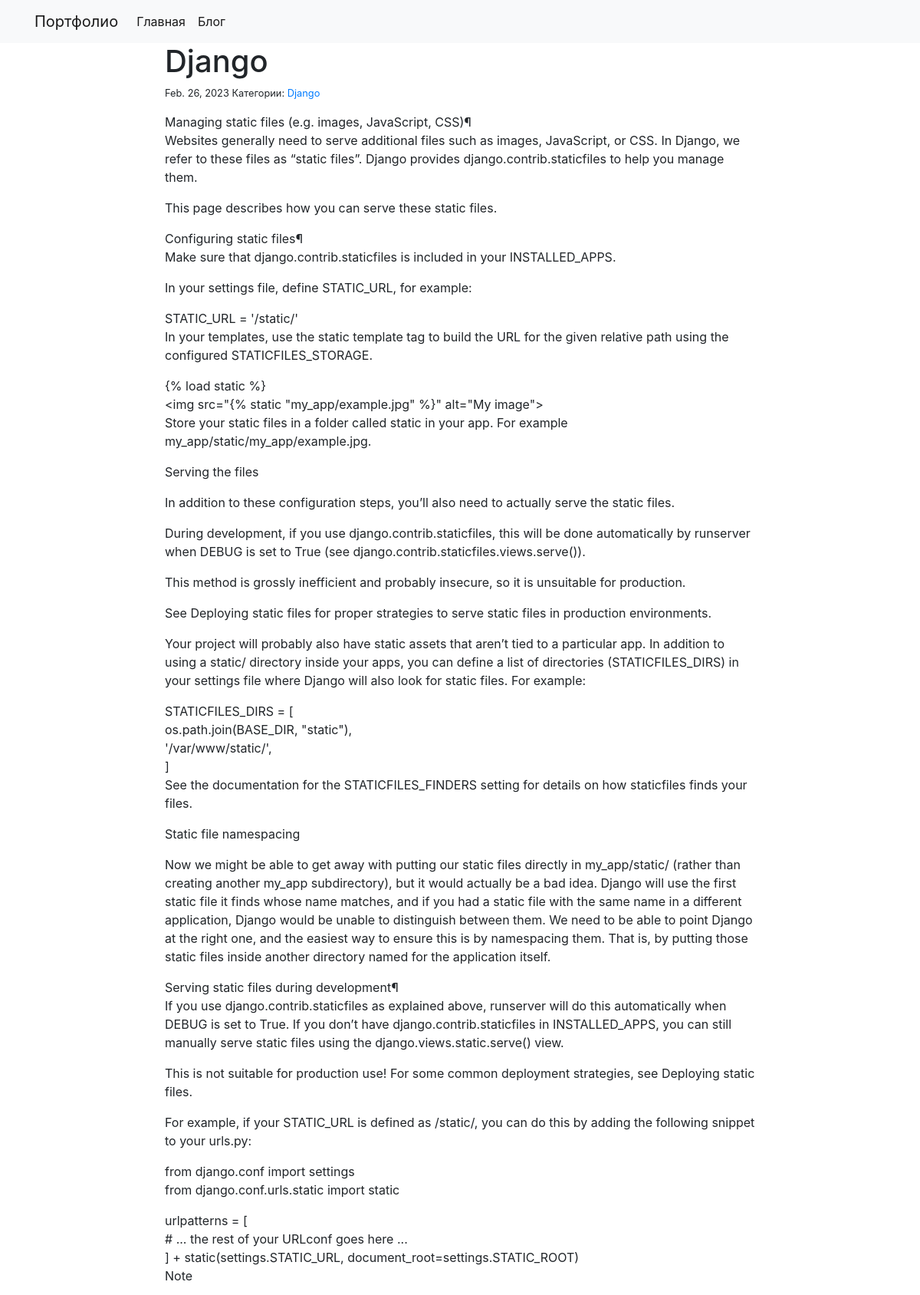
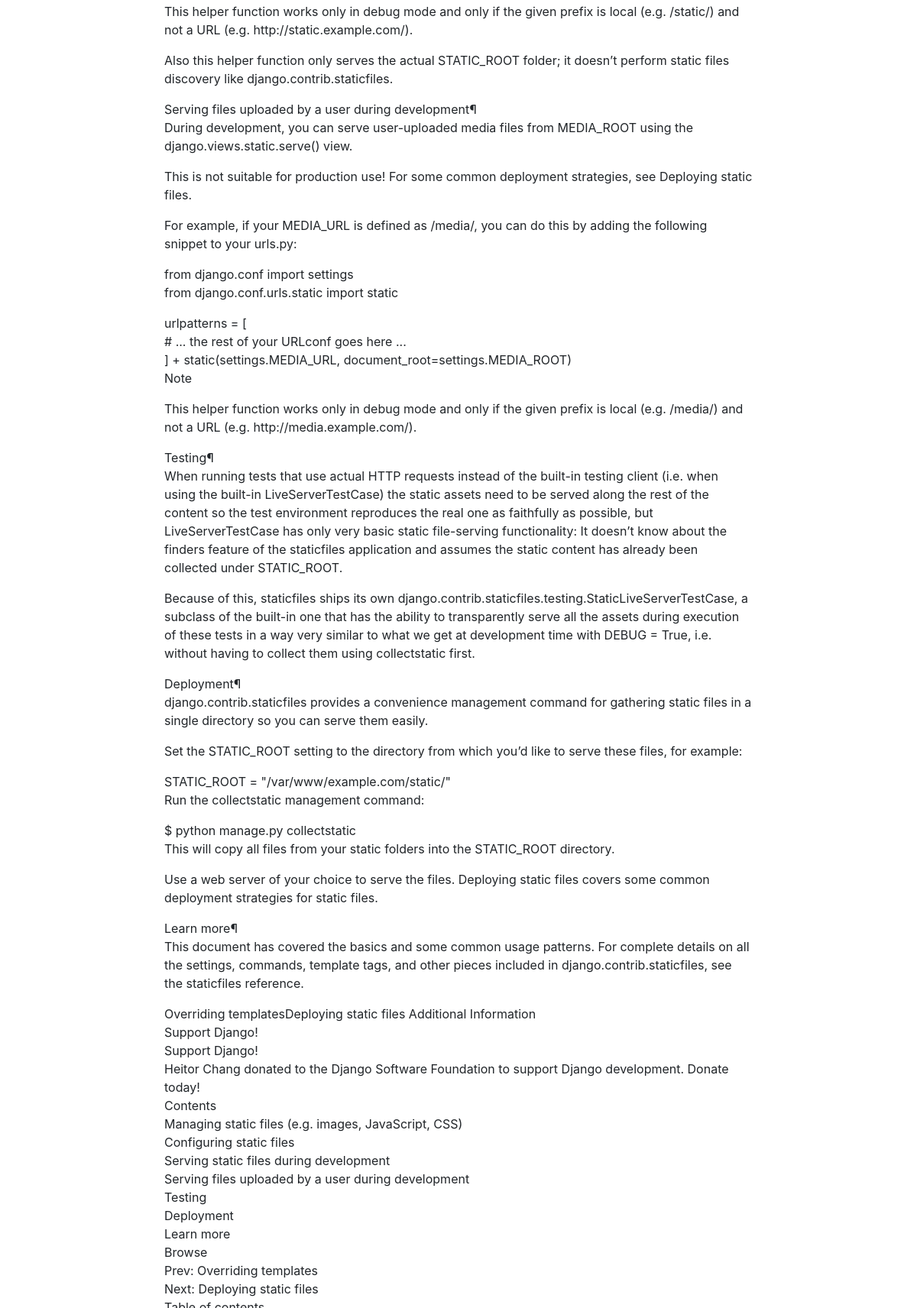
Page /blog/1/ (upper part) on the committed database (2 pictures, top to bottom).
### blog/models.py (models this page shows)
class Post(models.Model):
    title = models.CharField(max_length=250)
    body = models.TextField()
    created_on = models.DateTimeField(auto_now_add=True)
    last_modified = models.DateTimeField(auto_now=True)
    categories = models.ManyToManyField('Category', related_name='posts')

class Category(models.Model):
    name = models.CharField(max_length=30)

### blog/views.py (the view)
# urls.py: path("<int:pk>/", views.blog_detail, name="blog_detail"),
def blog_detail(request, pk):
    post = Post.objects.get(pk=pk)
    comments = Comment.objects.filter(post=post)
    context = {
        "post": post,
        "comments":comments,
    }
    return render(request, "blog_detail.html", context)

### blog/templates/blog_detail.html
{% extends "base.html" %}
{% block page_content %}
<div class="col-md-8 offset-md-2">
  <h1>{{ post.title }}</h1>
  <small>
      {{ post.created_on.date }}
      Категории:
      {% for category in post.categories.all %}
      <a href="">
          {{ category.name }}
      </a>
      {% endfor %}
  </small>
  <p>{{ post.body | linebreaks }}</p>
</div>
{% endblock %}

### Demian_2023/templates/base.html (shortened to what this page needs)
<link rel="stylesheet" href="https://cdn.jsdelivr.net/npm/bootstrap@4.4.1/dist/css/bootstrap.min.css">
<nav class="navbar navbar-expand-lg navbar-light bg-light">
  <div class="container">
    <a class="navbar-brand" href="{% url 'project_index' %}">Портфолио</a>
    <div class="collapse navbar-collapse" id="navbarSupportedContent">
      <ul class="navbar-nav mr-auto">
        <li class="nav-item active">
          <a class="nav-link" href="{% url 'project_index' %}">Главная</a>
        </li>
        <li class="nav-item active">
          <a class="nav-link" href="{% url 'project_index' %}">Блог</a>
        </li>
      </ul>
    </div>
  </div>
</nav>
{% block page_content %}
{% endblock %}

### rows in the picture
Post: title "Django", created_on "Feb. 26, 2023", body "Managing static files (e.g. images, JavaScript, CSS)¶ Websites generally need to serve additional files such as images, JavaScript, or CSS. In Django, we refer to these files as “static files”. Django provides django.contrib.staticfiles to help you manage them. This page describes how you can serve these static files. Configuring static files¶ Make sure that django.contrib.staticfiles is included in your INSTALLED_APPS. In your settings file, define STATIC_URL, for example: STATIC_URL = '/static/' In your templates, use the static template tag to build the URL for the given relative path using the configured STATICFILES_STORAGE. {% load static %} <img src=\"{% static \"my_app/example.jpg\" %}\"…"
Category: name "Django"
